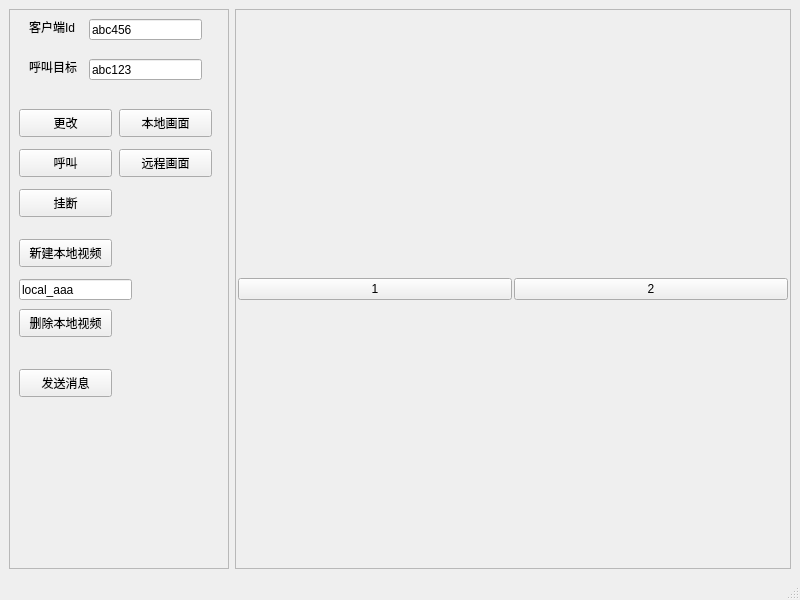
<?xml version="1.0" encoding="UTF-8"?>
<ui version="4.0">
 <class>MainWindow</class>
 <widget class="QMainWindow" name="MainWindow">
  <property name="geometry">
   <rect>
    <x>0</x>
    <y>0</y>
    <width>800</width>
    <height>600</height>
   </rect>
  </property>
  <property name="windowTitle">
   <string>MainWindow</string>
  </property>
  <widget class="QWidget" name="centralwidget">
   <layout class="QHBoxLayout" name="horizontalLayout">
    <item>
     <widget class="QFrame" name="frame">
      <property name="sizePolicy">
       <sizepolicy hsizetype="Preferred" vsizetype="Preferred">
        <horstretch>0</horstretch>
        <verstretch>0</verstretch>
       </sizepolicy>
      </property>
      <property name="maximumSize">
       <size>
        <width>220</width>
        <height>16777215</height>
       </size>
      </property>
      <property name="frameShape">
       <enum>QFrame::StyledPanel</enum>
      </property>
      <property name="frameShadow">
       <enum>QFrame::Raised</enum>
      </property>
      <widget class="QLineEdit" name="callDstEdit">
       <property name="geometry">
        <rect>
         <x>80</x>
         <y>50</y>
         <width>113</width>
         <height>21</height>
        </rect>
       </property>
       <property name="text">
        <string>abc123</string>
       </property>
      </widget>
      <widget class="QPushButton" name="clientChangeBtn">
       <property name="geometry">
        <rect>
         <x>10</x>
         <y>100</y>
         <width>93</width>
         <height>28</height>
        </rect>
       </property>
       <property name="text">
        <string>更改</string>
       </property>
      </widget>
      <widget class="QLabel" name="label_2">
       <property name="geometry">
        <rect>
         <x>20</x>
         <y>50</y>
         <width>51</width>
         <height>16</height>
        </rect>
       </property>
       <property name="text">
        <string>呼叫目标</string>
       </property>
      </widget>
      <widget class="QPushButton" name="hangupBtn">
       <property name="geometry">
        <rect>
         <x>10</x>
         <y>180</y>
         <width>93</width>
         <height>28</height>
        </rect>
       </property>
       <property name="text">
        <string>挂断</string>
       </property>
      </widget>
      <widget class="QLabel" name="label">
       <property name="geometry">
        <rect>
         <x>20</x>
         <y>10</y>
         <width>51</width>
         <height>16</height>
        </rect>
       </property>
       <property name="text">
        <string>客户端Id</string>
       </property>
      </widget>
      <widget class="QLineEdit" name="clientEdit">
       <property name="geometry">
        <rect>
         <x>80</x>
         <y>10</y>
         <width>113</width>
         <height>21</height>
        </rect>
       </property>
       <property name="text">
        <string>abc456</string>
       </property>
      </widget>
      <widget class="QPushButton" name="callBtn">
       <property name="geometry">
        <rect>
         <x>10</x>
         <y>140</y>
         <width>93</width>
         <height>28</height>
        </rect>
       </property>
       <property name="text">
        <string>呼叫</string>
       </property>
      </widget>
      <widget class="QPushButton" name="localShowBtn">
       <property name="geometry">
        <rect>
         <x>110</x>
         <y>100</y>
         <width>93</width>
         <height>28</height>
        </rect>
       </property>
       <property name="text">
        <string>本地画面</string>
       </property>
      </widget>
      <widget class="QPushButton" name="remoteShowBtn">
       <property name="geometry">
        <rect>
         <x>110</x>
         <y>140</y>
         <width>93</width>
         <height>28</height>
        </rect>
       </property>
       <property name="text">
        <string>远程画面</string>
       </property>
      </widget>
      <widget class="QPushButton" name="newLocalVideoBtn">
       <property name="geometry">
        <rect>
         <x>10</x>
         <y>230</y>
         <width>93</width>
         <height>28</height>
        </rect>
       </property>
       <property name="text">
        <string>新建本地视频</string>
       </property>
      </widget>
      <widget class="QLineEdit" name="videoNameEdit">
       <property name="geometry">
        <rect>
         <x>10</x>
         <y>270</y>
         <width>113</width>
         <height>21</height>
        </rect>
       </property>
       <property name="text">
        <string>local_aaa</string>
       </property>
      </widget>
      <widget class="QPushButton" name="removeLocalVideoBtn">
       <property name="geometry">
        <rect>
         <x>10</x>
         <y>300</y>
         <width>93</width>
         <height>28</height>
        </rect>
       </property>
       <property name="text">
        <string>删除本地视频</string>
       </property>
      </widget>
      <widget class="QPushButton" name="msgSendBtn">
       <property name="geometry">
        <rect>
         <x>10</x>
         <y>360</y>
         <width>93</width>
         <height>28</height>
        </rect>
       </property>
       <property name="text">
        <string>发送消息</string>
       </property>
      </widget>
     </widget>
    </item>
    <item>
     <widget class="QFrame" name="frame_2">
      <property name="frameShape">
       <enum>QFrame::StyledPanel</enum>
      </property>
      <property name="frameShadow">
       <enum>QFrame::Raised</enum>
      </property>
      <layout class="QGridLayout" name="gridLayout">
       <property name="leftMargin">
        <number>2</number>
       </property>
       <property name="topMargin">
        <number>2</number>
       </property>
       <property name="rightMargin">
        <number>2</number>
       </property>
       <property name="bottomMargin">
        <number>2</number>
       </property>
       <property name="spacing">
        <number>2</number>
       </property>
       <item row="0" column="0">
        <widget class="QPushButton" name="pushButton">
         <property name="text">
          <string>1</string>
         </property>
        </widget>
       </item>
       <item row="0" column="1">
        <widget class="QPushButton" name="pushButton_2">
         <property name="text">
          <string>2</string>
         </property>
        </widget>
       </item>
      </layout>
     </widget>
    </item>
   </layout>
  </widget>
  <widget class="QMenuBar" name="menubar">
   <property name="geometry">
    <rect>
     <x>0</x>
     <y>0</y>
     <width>800</width>
     <height>23</height>
    </rect>
   </property>
  </widget>
  <widget class="QStatusBar" name="statusbar"/>
 </widget>
 <resources/>
 <connections/>
</ui>
